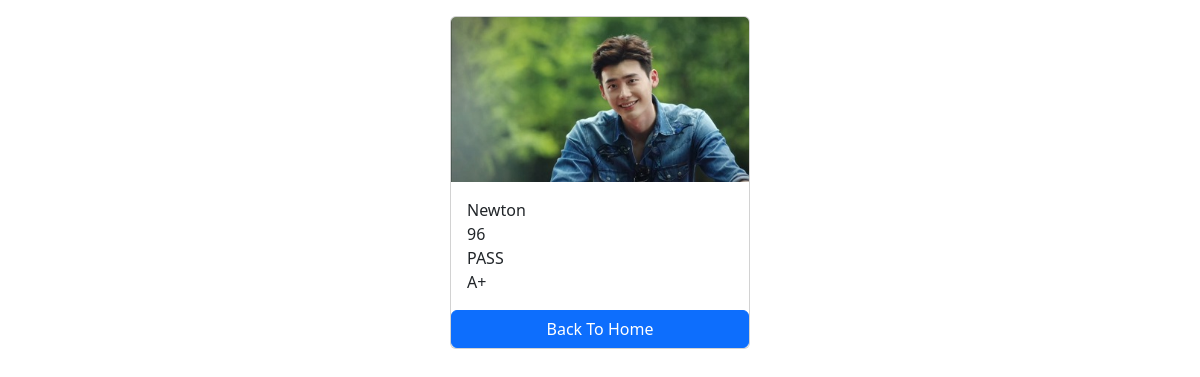
The page /student/2/ on the database its author committed.
### student/models.py (models this page shows, shortened)
class Studentprogress(models.Model):
    name=models.CharField(max_length=100)
    photo=models.ImageField(upload_to='images')
    marks=models.CharField(max_length=100,blank=True)
    result=models.CharField(max_length=6)
    grade=models.CharField(max_length=5)
    address=models.CharField(max_length=100)
    phone_number=models.CharField(max_length=10,blank=True)

### student/views.py (the view)
# urls.py: path('<int:pk>/',views.student_detail,name='student_detail'),
def student_detail(request,pk):
    student=get_object_or_404(Studentprogress,pk=pk)
    context={
        'student':student,
    }
    return render(request,'student_detail.html',context)

### templates/student_detail.html (shortened to what this page needs)
<!DOCTYPE html>
<html lang="en">
<head>
    <link href="https://cdn.jsdelivr.net/npm/bootstrap@5.3.3/dist/css/bootstrap.min.css" rel="stylesheet">
</head>
<body>
    <div class="container mt-3">
        <div class="card mx-auto" style="width:300px">
            <img src="{{student.photo.url}}" class="card-img-top" alt="">
            <div class="card-body">
                <p class="card-text m-0">{{student.name}}</p>
                <p class="card-text m-0">{{student.marks}}</p>
                <p class="card-text m-0">{{student.result}}</p>
                <p class="card-text m-0">{{student.grade}}</p>
            </div>
            <a href="{% url "home" %}" class="btn btn-primary">Back To Home</a>
        </div>
    </div>
   </body>
</html>

### rows shown on the page
Studentprogress: photo (picture), name "Newton", marks "96", result "PASS", grade "A+"
